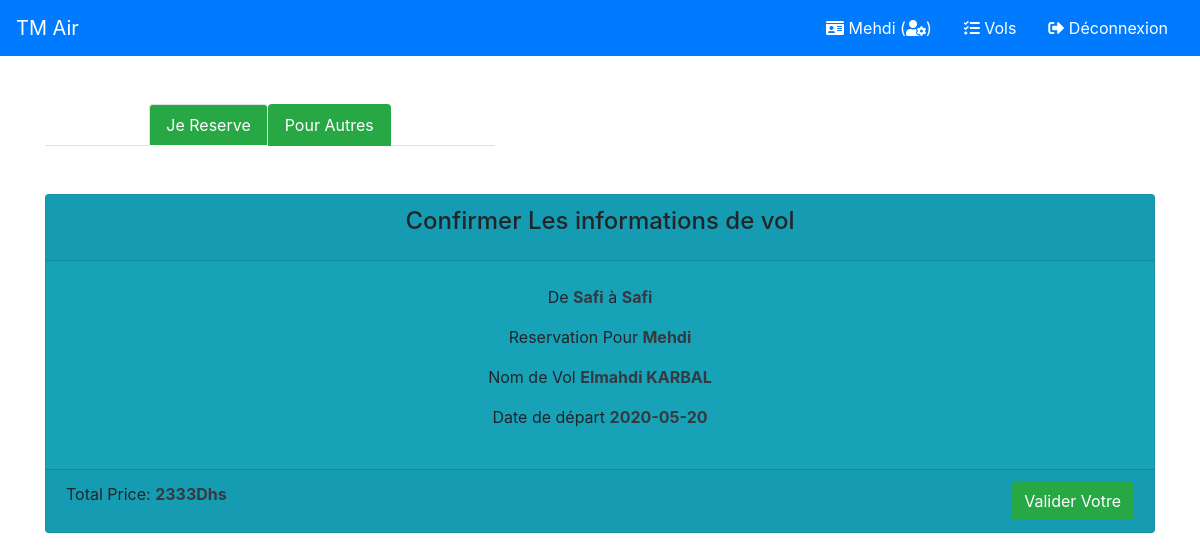
Page /view/reserve.php?id=15 (signed in) on the committed database.
### tables this page shows
CREATE TABLE `flight` (
  `id_flight` int(11) NOT NULL,
  `n_flight` varchar(50) DEFAULT NULL,
  `depart` varchar(80) DEFAULT NULL,
  `distination` varchar(80) DEFAULT NULL,
  `date_flight` date DEFAULT NULL,
  `hour_flight` int(200) NOT NULL,
  `minute_flight` int(10) NOT NULL,
  `price` int(11) DEFAULT NULL,
  `total_places` int(4) DEFAULT NULL,
  `statut` int(1) DEFAULT NULL,
  `created_at` timestamp NOT NULL DEFAULT current_timestamp() ON UPDATE current_timestamp()
);

### model/Config.php (called while the page is built, shortened)
<?php
 abstract class Config{
    function __construct(){
        $this->mysqli = new mysqli("localhost", "root", "", "vols_mvc");
    }
 }
?>

### model/Vol.php (called while the page is built, shortened)
<?php
require_once("Config.php");
class Vol extends Config{
    private $n_flight;
    private $depart;
    private $distination;
    private $date_flight;
    private $hour_flight;
    private $minute_flight;
    private $price;
    private $total_places;
    private $statut;
    function __construct(){
        $this->id_name = "id_flight";
    }
    public function get_data(){
        return [
            "n_flight"      =>  $this->n_flight,
            "depart"        =>  $this->depart,
            "distination"   =>  $this->distination,
            "date_flight"   =>  $this->date_flight,
            "hour_flight"   =>  $this->hour_flight,
            "minute_flight" =>  $this->minute_flight,
            "price"         =>  $this->price,
            "total_places"  =>  $this->total_places,
            "statut"     =>  $this->statut
        ];
    }
    public function get_by_id($id){
        $query = "SELECT * FROM flight WHERE {$this->id_name} = {$id}";
        $result = $this->mysqli->query($query);
        if($result){
            if($result->num_rows > 0){
                $row = $result->fetch_assoc();
                $this->n_flight     = $row["n_flight"];
                $this->depart       = $row["depart"];
                $this->distination  = $row["distination"];
                $this->date_flight  = $row["date_flight"];
                $this->hour_flight  = $row["hour_flight"];
                $this->minute_flight= $row["minute_flight"];
                $this->price        = $row["price"];
                $this->total_places = $row["total_places"];
                $this->statut       = $row["statut"];
                return $this;
            }else{
                return false;
            }
        }else{
            die("Error in : " . $query . "<br>" . $this->mysqli->error);
        }
    }
}
?>

### view/reserve.php (the view, shortened to what this page needs)
<?php
include("../layout/header.php");
$flight = new Vol();
$flight->get_by_id((int) $_GET['id']);
?>
<div class="container">
    <ul class="nav nav-tabs justify-content-center" style="max-width:450px;">
        <li class="nav-item ">
            <a class="nav-link bg-success text-white active" data-toggle="tab" href="#user">Je Reserve </a>
        </li>
        <li class="nav-item">
            <a class="nav-link bg-success text-white " data-toggle="tab" href="#guest">Pour Autres</a>
        </li>
    </ul>
    <div class="tab-content mx-auto mt-5" >
        <div class="tab-pane container m-0 p-0 active" id="user">
            <div class="card bg-info" >
                <div class="card-header">
                    <h4 class="card-title text-center">Confirmer Les informations de vol</h4>
                </div>
                <div class="card-body p-4 text-center">
                    <p>De <span class="text-dark font-weight-bold"><?php echo $flight->get_data()['depart']?></span> à
                        <span class="text-dark font-weight-bold"><?php echo $flight->get_data()['distination']?></span></p>
                    <p>Reservation Pour <span
                            class="text-dark font-weight-bold"><?php echo $_SESSION['firstname']. ' '.$_SESSION['lastname']?></span></p>
                    <p>Nom de Vol <span class="text-dark font-weight-bold"><?php echo $flight->get_data()['n_flight']?></span></p>
                    <p>Date de départ <span class="text-dark font-weight-bold"><?php echo $flight->get_data()['date_flight']?></span></p>
                </div>
                <div class="card-footer" style="display: flex; justify-content: space-between;">
                    <div>
                        <p class="card-text">Total Price: <span
                                class="text-dark font-weight-bold"><?php echo $flight->get_data()['price']?>Dhs</span></p>
                    </div>
                    <form action="../controller/proc_vol.php" method="POST">
                        <button type="submit" class="btn btn-success mx-auto" name="reserve">Valider Votre </button>
                    </form>
                </div>
            </div>
        </div>
    </div>
</div>
</body>
</html>

### view/style/style.css (style rules this page uses)
body { background-image: url('https://i.pinimg.com/originals/dd/91/4c/dd914c6cca076f8cebb463a81e73e7e5.jpg'); background-size: cover; background-position: center; background-attachment: fixed; }

### rows in the picture
flight: depart "Safi", n_flight "Elmahdi KARBAL", date_flight "2020-05-20", price "2333"

### other values in the picture
$_SESSION['firstname'] "Mehdi"
